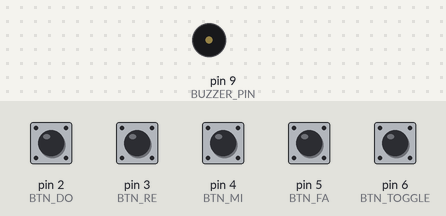
Bench run of a sketch on a simulated Arduino Uno, built with avr-gcc and run on an emulated ATmega328P. Shown: buzzer (waves = sounding). The inputs (shaded band) are chosen by the test bench; at power-on: pin 2 (BTN_DO), pin 3 (BTN_RE), pin 4 (BTN_MI), pin 5 (BTN_FA), pin 6 (BTN_TOGGLE) HIGH.

Above: at 1.2 s.
1.3 s: pin 2 (BTN_DO) pulled LOW for 0.15 s
At 1.37 s:
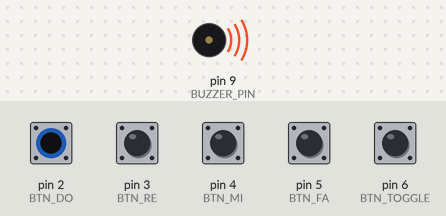
Timing chart, 0 to 4.3 s (numbered marks = the images above; inputs shaded):
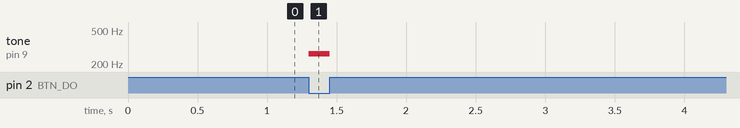

Measured:
- after the input at 1.3 s, tone on pin 9 (BUZZER_PIN): silent → 262 Hz at once, → silent 0.15 s later

The sketch:

digital_piano.ino
```cpp
/**
 * @file digital_piano.ino
 * @brief 4-Key Digital Piano with Scale Toggle and Chord Substitutes
 * Assignment submission for IIT Jammu Summer School 2026.
 */

// Pin Definitions
const int BTN_DO = 2;
const int BTN_RE = 3;
const int BTN_MI = 4;
const int BTN_FA = 5;
const int BTN_TOGGLE = 6; // 5th Button for Mode Toggle
const int BUZZER_PIN = 9;

// Frequencies
const int NOTE_SOL = 392;

// Scale Configurations [Do, Re, Mi, Fa]
const int majorScale[] = {262, 294, 330, 349}; // Standard C Major
const int minorScale[] = {262, 294, 311, 349}; // C Natural Minor (Eb/311Hz replaces E/330Hz)

bool isMinorMode = false;
bool lastToggleState = HIGH;

void setup() {
  pinMode(BTN_DO, INPUT_PULLUP);
  pinMode(BTN_RE, INPUT_PULLUP);
  pinMode(BTN_MI, INPUT_PULLUP);
  pinMode(BTN_FA, INPUT_PULLUP);
  pinMode(BTN_TOGGLE, INPUT_PULLUP);
  pinMode(BUZZER_PIN, OUTPUT);
}

void loop() {
  // Read scale toggle button (with state-change detection logic)
  bool currentToggleState = digitalRead(BTN_TOGGLE);
  if (currentToggleState == LOW && lastToggleState == HIGH) {
    isMinorMode = !isMinorMode; // Switch modes
    delay(50); // Software debounce handling
  }
  lastToggleState = currentToggleState;

  // Read piano keys
  bool pressDo = (digitalRead(BTN_DO) == LOW);
  bool pressRe = (digitalRead(BTN_RE) == LOW);
  bool pressMi = (digitalRead(BTN_MI) == LOW);
  bool pressFa = (digitalRead(BTN_FA) == LOW);

  int totalPressed = pressDo + pressRe + pressMi + pressFa;

  // Pointer selection based on system mode flag
  const int* currentScale = isMinorMode ? minorScale : majorScale;

  // Execution Logic
  if (totalPressed >= 2) {
    tone(BUZZER_PIN, NOTE_SOL);
  } else if (pressDo) {
    tone(BUZZER_PIN, currentScale[0]);
  } else if (pressRe) {
    tone(BUZZER_PIN, currentScale[1]);
  } else if (pressMi) {
    tone(BUZZER_PIN, currentScale[2]);
  } else if (pressFa) {
    tone(BUZZER_PIN, currentScale[3]);
  } else {
    noTone(BUZZER_PIN);
  }
}
```
